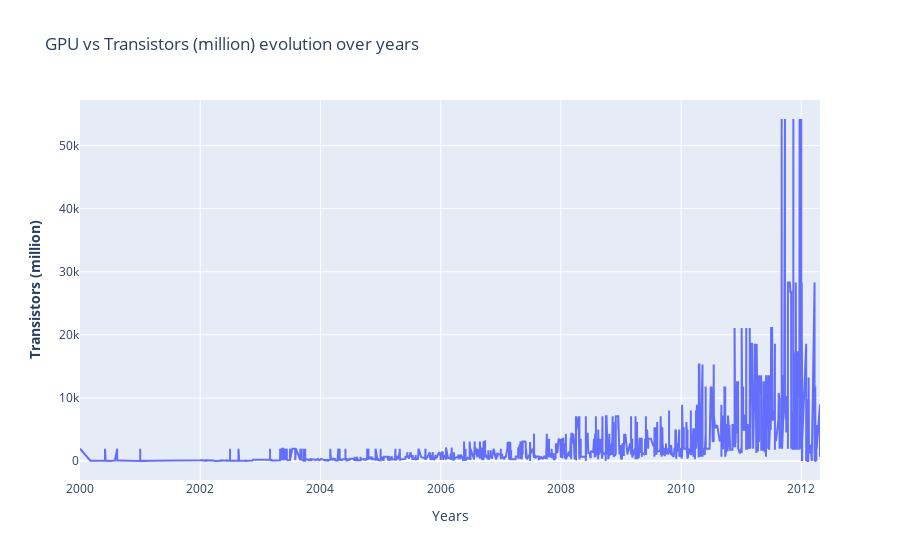
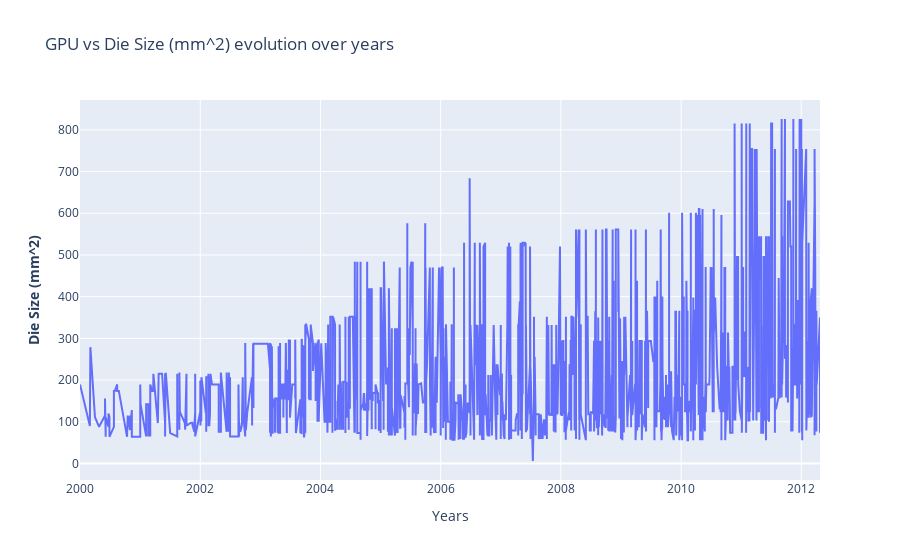

The notebook cell these images were saved under, in order:
### Markdown cell above
#### GPU

### Code cell
fig_transistors = make_subplots()
fig_die = make_subplots()

# Add traces
fig_transistors.add_trace(
    go.Scatter(x= df_an.index, y=df_gpu["Transistors (million)"] ,name= "GPU")
)
# Add figure title
fig_transistors.update_layout(
    title_text="GPU vs Transistors (million) evolution over years"
)
# Set x-axis title
fig_transistors.update_xaxes(title_text="Years")
# Set y-axes titles
fig_transistors.update_yaxes(title_text="<b>Transistors (million)", secondary_y=False)

# Add traces
fig_die.add_trace(
    go.Scatter(x= df_an.index, y=df_gpu["Die Size (mm^2)"] ,name= "GPU")
)
# Add figure title
fig_die.update_layout(
    title_text="GPU vs Die Size (mm^2) evolution over years"
)
# Set x-axis title
fig_die.update_xaxes(title_text="Years")
# Set y-axes titles
fig_die.update_yaxes(title_text="<b>Die Size (mm^2)", secondary_y=False)

fig_transistors.show()
fig_die.show()

### Figure 1 — Plotly figure (JSON) as saved in the notebook; plotly's stock layout.template omitted (floating-point values rounded to 4 significant figures; data arrays with more than 128 entries replaced by an {"elided": "..."} marker saying what was removed)
{"data": [{"name": "GPU", "type": "scatter", "x": {"elided": "4739 str values"}, "y": {"elided": "2604 float values"}}], "layout": {"title": {"text": "GPU vs Transistors (million) evolution over years"}, "xaxis": {"anchor": "y", "domain": [0, 1], "title": {"text": "Years"}}, "yaxis": {"anchor": "x", "domain": [0, 1], "title": {"text": "<b>Transistors (million)"}}}}

### Figure 2 — Plotly figure (JSON) as saved in the notebook; plotly's stock layout.template omitted (floating-point values rounded to 4 significant figures; data arrays with more than 128 entries replaced by an {"elided": "..."} marker saying what was removed)
{"data": [{"name": "GPU", "type": "scatter", "x": {"elided": "4739 str values"}, "y": {"elided": "2604 float values"}}], "layout": {"title": {"text": "GPU vs Die Size (mm^2) evolution over years"}, "xaxis": {"anchor": "y", "domain": [0, 1], "title": {"text": "Years"}}, "yaxis": {"anchor": "x", "domain": [0, 1], "title": {"text": "<b>Die Size (mm^2)"}}}}
